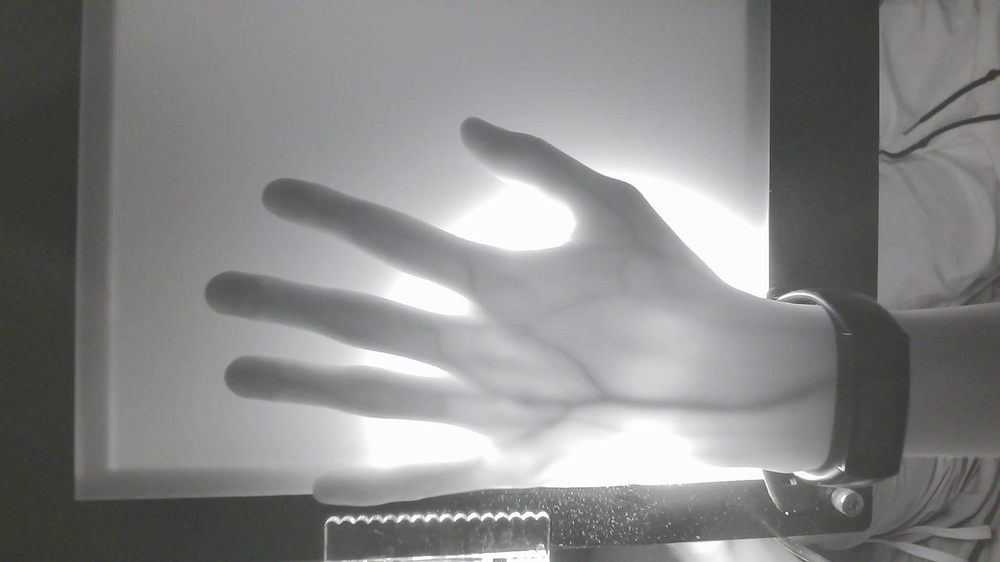
#> input picture image.jpg, 1000 x 562 px, shrunk from 1920 x 1080 before the run; its folder holds 5 pictures in this run
$ python day23.py
#> lines starting #> are read from the running program, lines starting #| are printed output that depends on the picture
# -*- coding: utf-8 -*-
"""
Created on Wed Apr 22 19:48:08 2020

@author: Administrator
"""
import cv2
import numpy as np
import matplotlib.pyplot as plt

class Gammatranslation():
    def __init__(self):
        pass

    def gammatraslation(self, s_c_img, gamma):
        gamma_result = [np.power(i / 255.0, gamma) * 255.0 for i in range(0, 256)]
        gamma_result = np.round(gamma_result).astype(np.uint8)  # 将运算结果转换为图像灰度值类型。
        return cv2.LUT(s_c_img, gamma_result)  # 使用查找表完成gamma变换。

    # 绘制灰度直方图
    def drawhist(self, img, tname):
        hist, bin_edges = np.histogram(img.ravel(), bins=256, range=(0, 256))
        plt.subplot(111)
        plt.plot(0.5 * (bin_edges[:-1] + bin_edges[1:]), hist, color="blue")
        plt.xlim(0, 300)  # 设置横轴的上下限
        plt.xticks(np.linspace(0, 300, 7), size=10)  # 设置图像上横轴的区间分段。
        plt.title(tname)
        plt.savefig(f'{gama_ls[i]}.jpg')


filename = 'image.jpg'
img = cv2.imread(filename)
#> img is the input picture: shape (562, 1000, 3); mean B, G, R 134.7, 135.1, 134.8
g_source = cv2.cvtColor(img, cv2.COLOR_BGR2GRAY)
gama_ls = [0.1, 0.5, 1.5, 3.0, 5.0]
g_translation = Gammatranslation()

for i in range(5):
    gama_result = g_translation.gammatraslation(g_source, gama_ls[i])
    plt.subplot(111)
    plt.imshow(gama_result)
    plt.title(f'The gammatranslation result(γ = {gama_ls[i]})')
    plt.savefig(f'γ = {gama_ls[i]}.jpg')
    plt.show()
    print(gama_ls[i])
    g_translation.drawhist(gama_result, f"The result of γ = {gama_ls[i]}")
    plt.show()
#> this loop made 5 passes
#> pass 1, `gama_result = g_translation.gammatraslation(g_source, gama_ls[i])`:
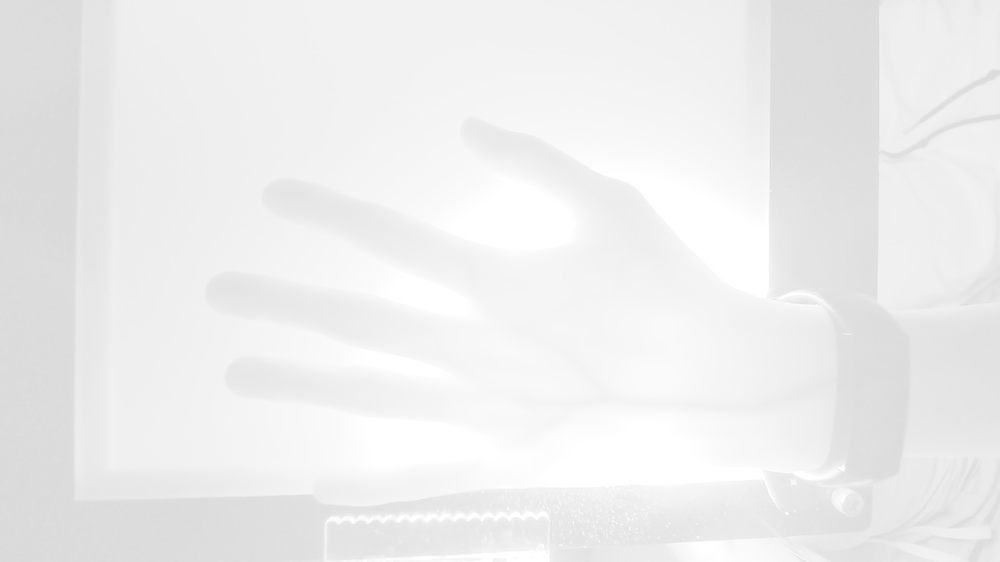
#> gama_result: shape (562, 1000); min 213, max 255, mean 237.5
#> pass 1, in drawhist, `plt.savefig(f'{gama_ls[i]}.jpg')`:
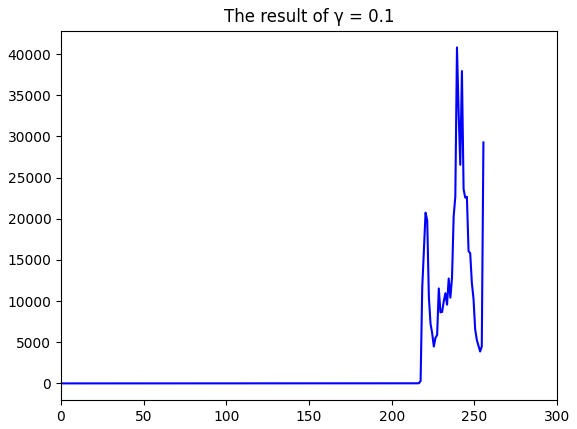
#> figure drawn by matplotlib, 1 panel; curve peaks at x = 239.5, y = 40807
#> pass 2, `gama_result = g_translation.gammatraslation(g_source, gama_ls[i])`:
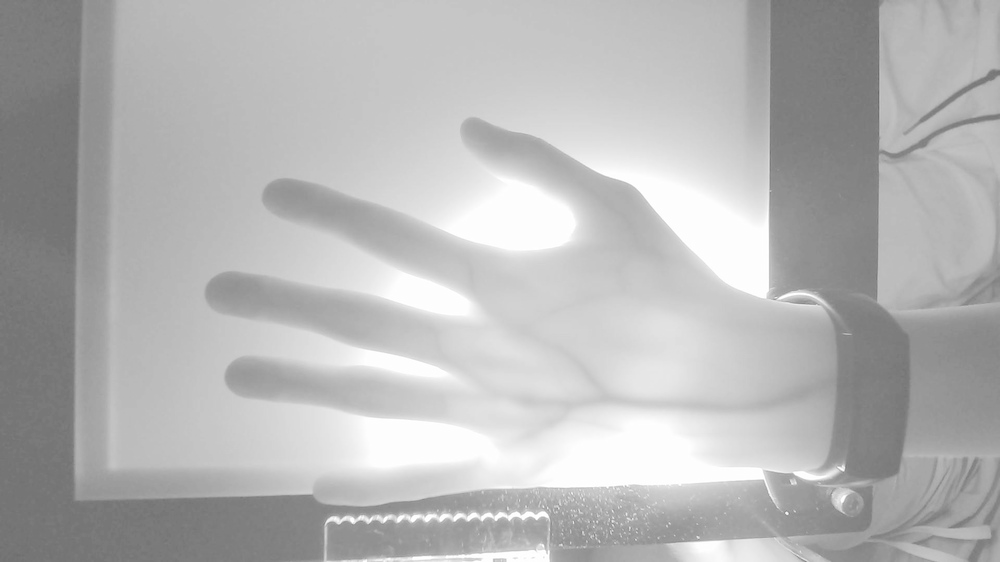
#> gama_result: shape (562, 1000); min 103, max 255, mean 181.8
#> pass 2, in drawhist (call 2), `plt.savefig(f'{gama_ls[i]}.jpg')`:
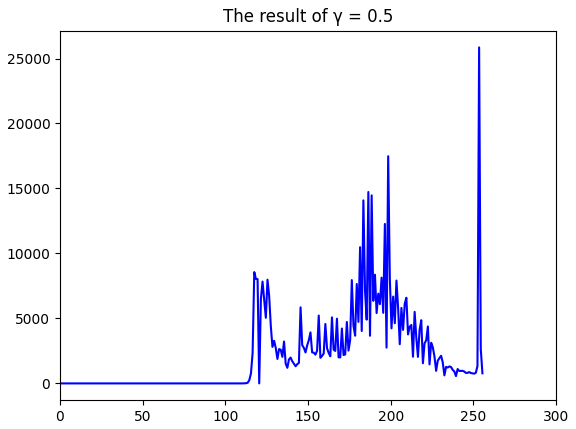
#> figure drawn by matplotlib, 1 panel; curve peaks at x = 253.5, y = 25856
#> pass 3, `gama_result = g_translation.gammatraslation(g_source, gama_ls[i])`:
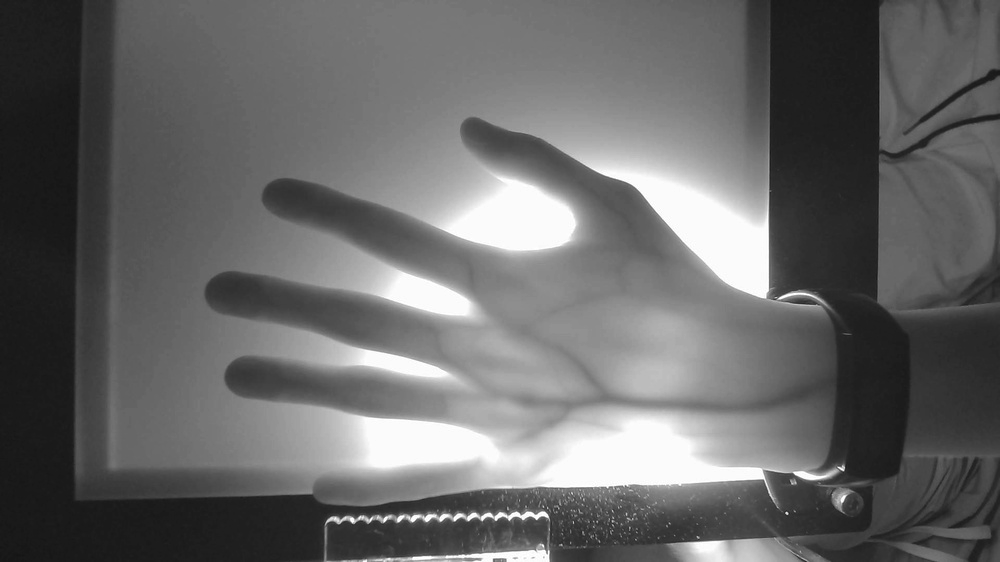
#> gama_result: shape (562, 1000); min 17, max 255, mean 103.7
#> after the loop:
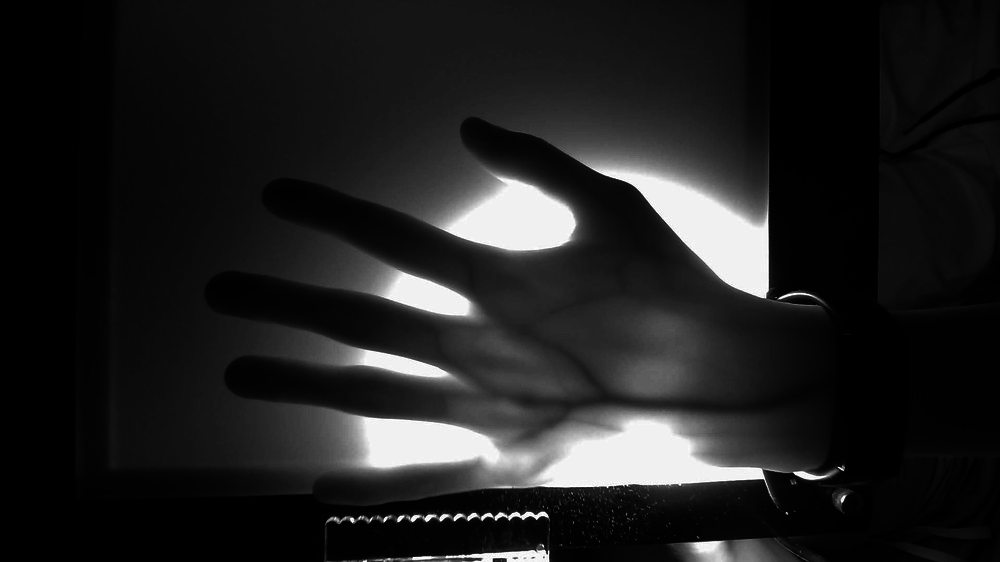
#> gama_result: shape (562, 1000); min 0, max 255, mean 32.3
